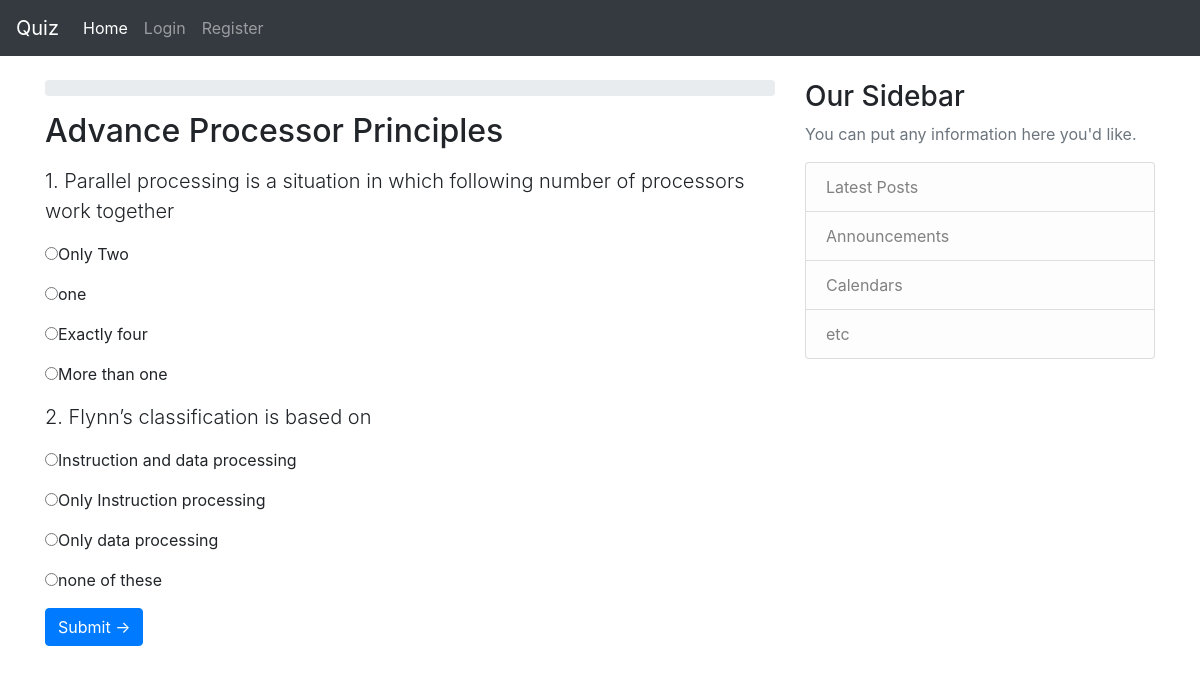
The page /student/quiz/11/ on the database its author committed.
### classroom/models.py (models this page shows, shortened)
class Quiz(models.Model):
    subject= models.CharField(max_length=255)
    name = models.CharField(max_length=255)

class Question(models.Model):
    quiz = models.ForeignKey(Quiz, on_delete=models.CASCADE, related_name='questions')
    text=models.CharField('Answer', max_length=255)

class Answer(models.Model):
    question = models.ForeignKey(Question, on_delete=models.CASCADE, related_name='answers')
    text= models.CharField('Answer', max_length=255)
    is_correct = models.BooleanField('Correct answer', default=False)

### classroom/views.py (the view)
# urls.py: path('student/quiz/<int:pk>/', views.take_quiz, name='take_quiz'),
def take_quiz(request, pk):
    quiz = get_object_or_404(Quiz, pk=pk)
    questions =Question.objects.filter(quiz__id=pk)
    answers = Answer.objects.filter(question__quiz__id=pk)
    return render(request, 'classroom/take_quiz_form.html', {
        'quiz': quiz,
        'questions': questions,
        'answers':answers
    })

### classroom/templates/classroom/take_quiz_form.html (shortened to what this page needs)
{% extends 'base.html' %}
{% load crispy_forms_tags %}
{% block content %}
  <div class="progress mb-3">
  </div>
  <form action="./result" method="post">
  <h2 class="mb-3">{{ quiz.name }}</h2>
  {% for question in questions %}
  <p class="lead">{{ forloop.counter }}.  {{ question.text }}</p>
  {% for answer in answers %}
  {% if answer.question.text == question.text %}
  <p><input type="radio" name="{{ answer.question.id }}" value="{{ answer.text }}" required="True">{{answer.text}}</p>
  {% endif %}
  {% endfor %}
  {% endfor %}
    <button type="submit" class="btn btn-primary">Submit →</button>
  </form>
{% endblock %}

### classroom/templates/base.html (shortened to what this page needs)
{% load static %}
<!DOCTYPE html>
<html lang="en" xmlns="http://www.w3.org/1999/xhtml">
<head>
    <link rel="stylesheet" href="https://stackpath.bootstrapcdn.com/bootstrap/4.4.1/css/bootstrap.min.css">
</head>
<body>
    <header class="site-header">
        <nav class="navbar navbar-expand-lg navbar-dark bg-dark mb-4">
            <a class="navbar-brand" href="#">Quiz</a>
            <div class="collapse navbar-collapse" id="navbarNavAltMarkup">
              <div class="navbar-nav">
                <a class="nav-item nav-link active" href="#">Home <span class="sr-only">(current)</span></a>
                {% if user.is_authenticated %}
                <a class="nav-item nav-link" href="{% url 'student_quiz_list' %}">Take Quiz</a>
                <div class="navbar-nav">
               <a class="nav-item nav-link" href="{% url 'logout' %}">Logout</a>
            </div>
               {% else %}
               <a class="nav-item nav-link" href="{% url 'login' %}">Login</a>
               <a class="nav-item nav-link" href="{% url 'register' %}">Register</a>
               {% endif%}
              </div>
            </div>
          </nav>
    </header>
    <main role="main" class="container">
        <div class="row">
            <div class="col-md-8">
                {% block content %}
                {% endblock %}
            </div>
            <div class="col-md-4">
                <div class="content-section">
                    <h3>Our Sidebar</h3>
                    <p class='text-muted'>
                        You can put any information here you'd like.
                        <ul class="list-group">
                            <li class="list-group-item list-group-item-light">Latest Posts</li>
                            <li class="list-group-item list-group-item-light">Announcements</li>
                            <li class="list-group-item list-group-item-light">Calendars</li>
                            <li class="list-group-item list-group-item-light">etc</li>
                        </ul>
                    </p>
                </div>
            </div>
        </div>
    </main>
</body>
</html>

### rows shown on the page
Quiz: name "Advance Processor Principles"
Question: text "Parallel processing is a situation in which following number of processors work together"
Answer: text "Only Two"
Answer: text "one"
Answer: text "Exactly four"
Answer: text "More than one"
Question: text "Flynn’s classification is based on"
Answer: text "Instruction and data processing"
Answer: text "Only Instruction processing"
Answer: text "Only data processing"
Answer: text "none of these"
